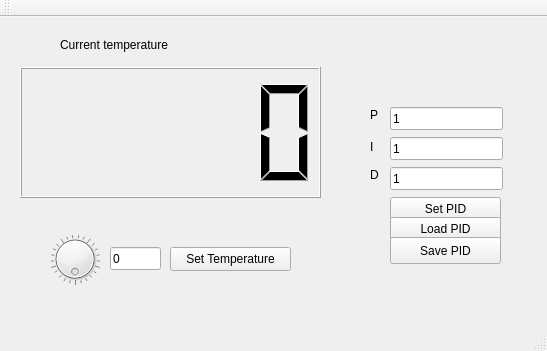
<?xml version="1.0" encoding="UTF-8"?>
<ui version="4.0">
 <class>MainWindow</class>
 <widget class="QMainWindow" name="MainWindow">
  <property name="geometry">
   <rect>
    <x>0</x>
    <y>0</y>
    <width>547</width>
    <height>351</height>
   </rect>
  </property>
  <property name="windowTitle">
   <string>MainWindow</string>
  </property>
  <widget class="QWidget" name="centralWidget">
   <widget class="QPushButton" name="pushButton">
    <property name="geometry">
     <rect>
      <x>390</x>
      <y>180</y>
      <width>111</width>
      <height>24</height>
     </rect>
    </property>
    <property name="text">
     <string>Set PID</string>
    </property>
   </widget>
   <widget class="QLineEdit" name="lineEditP">
    <property name="geometry">
     <rect>
      <x>390</x>
      <y>90</y>
      <width>113</width>
      <height>23</height>
     </rect>
    </property>
    <property name="text">
     <string>1</string>
    </property>
   </widget>
   <widget class="QLineEdit" name="lineEditI">
    <property name="geometry">
     <rect>
      <x>390</x>
      <y>120</y>
      <width>113</width>
      <height>23</height>
     </rect>
    </property>
    <property name="text">
     <string>1</string>
    </property>
   </widget>
   <widget class="QLineEdit" name="lineEditD">
    <property name="geometry">
     <rect>
      <x>390</x>
      <y>150</y>
      <width>113</width>
      <height>23</height>
     </rect>
    </property>
    <property name="text">
     <string>1</string>
    </property>
   </widget>
   <widget class="QLineEdit" name="lineEditSetTemperature">
    <property name="geometry">
     <rect>
      <x>110</x>
      <y>230</y>
      <width>51</width>
      <height>23</height>
     </rect>
    </property>
    <property name="text">
     <string>0</string>
    </property>
   </widget>
   <widget class="QPushButton" name="pushButtonSetTemperature">
    <property name="geometry">
     <rect>
      <x>170</x>
      <y>230</y>
      <width>121</width>
      <height>24</height>
     </rect>
    </property>
    <property name="text">
     <string>Set Temperature</string>
    </property>
   </widget>
   <widget class="QLCDNumber" name="lcdNumber">
    <property name="geometry">
     <rect>
      <x>20</x>
      <y>50</y>
      <width>301</width>
      <height>131</height>
     </rect>
    </property>
    <property name="smallDecimalPoint">
     <bool>false</bool>
    </property>
   </widget>
   <widget class="QLabel" name="label">
    <property name="geometry">
     <rect>
      <x>60</x>
      <y>20</y>
      <width>171</width>
      <height>16</height>
     </rect>
    </property>
    <property name="text">
     <string>Current temperature</string>
    </property>
   </widget>
   <widget class="QLabel" name="label_2">
    <property name="geometry">
     <rect>
      <x>370</x>
      <y>90</y>
      <width>16</width>
      <height>16</height>
     </rect>
    </property>
    <property name="text">
     <string>P</string>
    </property>
   </widget>
   <widget class="QLabel" name="label_3">
    <property name="geometry">
     <rect>
      <x>370</x>
      <y>120</y>
      <width>20</width>
      <height>20</height>
     </rect>
    </property>
    <property name="text">
     <string>I</string>
    </property>
   </widget>
   <widget class="QLabel" name="label_4">
    <property name="geometry">
     <rect>
      <x>370</x>
      <y>150</y>
      <width>16</width>
      <height>16</height>
     </rect>
    </property>
    <property name="text">
     <string>D</string>
    </property>
   </widget>
   <widget class="QPushButton" name="pushButtonLoadPID">
    <property name="geometry">
     <rect>
      <x>390</x>
      <y>200</y>
      <width>111</width>
      <height>24</height>
     </rect>
    </property>
    <property name="text">
     <string>Load PID</string>
    </property>
   </widget>
   <widget class="QPushButton" name="pushButtonSaveparams">
    <property name="geometry">
     <rect>
      <x>390</x>
      <y>220</y>
      <width>111</width>
      <height>27</height>
     </rect>
    </property>
    <property name="text">
     <string>Save PID</string>
    </property>
   </widget>
   <widget class="QDial" name="dial">
    <property name="geometry">
     <rect>
      <x>50</x>
      <y>210</y>
      <width>50</width>
      <height>64</height>
     </rect>
    </property>
    <property name="maximum">
     <number>100</number>
    </property>
    <property name="wrapping">
     <bool>true</bool>
    </property>
    <property name="notchesVisible">
     <bool>true</bool>
    </property>
   </widget>
  </widget>
  <widget class="QMenuBar" name="menuBar">
   <property name="geometry">
    <rect>
     <x>0</x>
     <y>0</y>
     <width>547</width>
     <height>25</height>
    </rect>
   </property>
  </widget>
  <widget class="QToolBar" name="mainToolBar">
   <attribute name="toolBarArea">
    <enum>TopToolBarArea</enum>
   </attribute>
   <attribute name="toolBarBreak">
    <bool>false</bool>
   </attribute>
  </widget>
  <widget class="QStatusBar" name="statusBar"/>
 </widget>
 <layoutdefault spacing="6" margin="11"/>
 <resources/>
 <connections/>
</ui>
